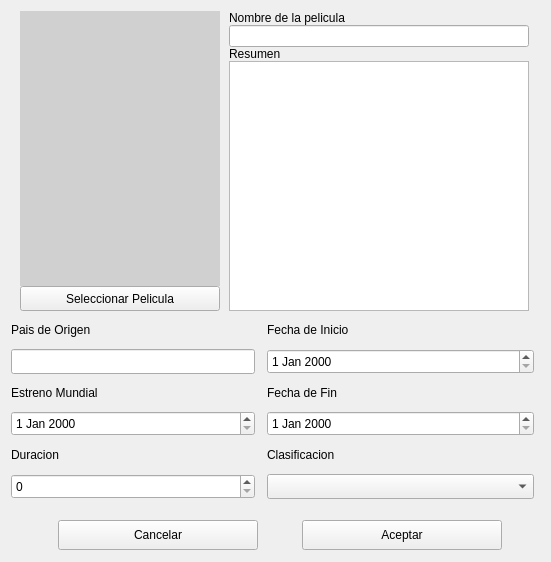
<?xml version="1.0" encoding="UTF-8"?>
<ui version="4.0">
 <class>Form</class>
 <widget class="QWidget" name="Form">
  <property name="geometry">
   <rect>
    <x>0</x>
    <y>0</y>
    <width>551</width>
    <height>562</height>
   </rect>
  </property>
  <property name="windowTitle">
   <string>Form</string>
  </property>
  <layout class="QVBoxLayout" name="verticalLayout">
   <item>
    <widget class="QWidget" name="widget" native="true">
     <property name="maximumSize">
      <size>
       <width>16777215</width>
       <height>600</height>
      </size>
     </property>
     <layout class="QVBoxLayout" name="verticalLayout_2">
      <property name="spacing">
       <number>0</number>
      </property>
      <property name="leftMargin">
       <number>0</number>
      </property>
      <property name="topMargin">
       <number>0</number>
      </property>
      <property name="rightMargin">
       <number>0</number>
      </property>
      <property name="bottomMargin">
       <number>0</number>
      </property>
      <item>
       <widget class="QWidget" name="widget_4" native="true">
        <property name="maximumSize">
         <size>
          <width>16777215</width>
          <height>300</height>
         </size>
        </property>
        <layout class="QHBoxLayout" name="horizontalLayout">
         <property name="spacing">
          <number>0</number>
         </property>
         <property name="leftMargin">
          <number>0</number>
         </property>
         <property name="topMargin">
          <number>0</number>
         </property>
         <property name="rightMargin">
          <number>0</number>
         </property>
         <property name="bottomMargin">
          <number>0</number>
         </property>
         <item>
          <widget class="QWidget" name="widget_5" native="true">
           <property name="maximumSize">
            <size>
             <width>200</width>
             <height>16777215</height>
            </size>
           </property>
           <layout class="QVBoxLayout" name="verticalLayout_3">
            <property name="spacing">
             <number>0</number>
            </property>
            <property name="leftMargin">
             <number>0</number>
            </property>
            <property name="topMargin">
             <number>0</number>
            </property>
            <property name="rightMargin">
             <number>0</number>
            </property>
            <property name="bottomMargin">
             <number>0</number>
            </property>
            <item>
             <widget class="QLabel" name="label_peli">
              <property name="styleSheet">
               <string notr="true">background-color:rgb(208, 208, 208)</string>
              </property>
              <property name="text">
               <string/>
              </property>
             </widget>
            </item>
            <item>
             <widget class="QPushButton" name="btn_seleccionar_pelicula">
              <property name="minimumSize">
               <size>
                <width>0</width>
                <height>25</height>
               </size>
              </property>
              <property name="text">
               <string>Seleccionar Pelicula</string>
              </property>
             </widget>
            </item>
           </layout>
          </widget>
         </item>
         <item>
          <widget class="QWidget" name="widget_6" native="true">
           <property name="maximumSize">
            <size>
             <width>300</width>
             <height>16777215</height>
            </size>
           </property>
           <layout class="QVBoxLayout" name="verticalLayout_4">
            <property name="spacing">
             <number>0</number>
            </property>
            <property name="leftMargin">
             <number>0</number>
            </property>
            <property name="topMargin">
             <number>0</number>
            </property>
            <property name="rightMargin">
             <number>0</number>
            </property>
            <property name="bottomMargin">
             <number>0</number>
            </property>
            <item>
             <widget class="QLabel" name="label">
              <property name="styleSheet">
               <string notr="true">font: 11pt &quot;MS Shell Dlg 2&quot;;</string>
              </property>
              <property name="text">
               <string>Nombre de la pelicula</string>
              </property>
             </widget>
            </item>
            <item>
             <widget class="QLineEdit" name="nombre_pelicula"/>
            </item>
            <item>
             <widget class="QLabel" name="label_2">
              <property name="styleSheet">
               <string notr="true">font: 11pt &quot;MS Shell Dlg 2&quot;;</string>
              </property>
              <property name="text">
               <string>Resumen</string>
              </property>
             </widget>
            </item>
            <item>
             <widget class="QTextEdit" name="textEdit_Resumen"/>
            </item>
           </layout>
          </widget>
         </item>
        </layout>
       </widget>
      </item>
      <item>
       <widget class="QWidget" name="widget_3" native="true">
        <property name="maximumSize">
         <size>
          <width>16777215</width>
          <height>300</height>
         </size>
        </property>
        <layout class="QHBoxLayout" name="horizontalLayout_3">
         <property name="spacing">
          <number>0</number>
         </property>
         <property name="leftMargin">
          <number>0</number>
         </property>
         <property name="topMargin">
          <number>0</number>
         </property>
         <property name="rightMargin">
          <number>0</number>
         </property>
         <property name="bottomMargin">
          <number>0</number>
         </property>
         <item>
          <widget class="QWidget" name="widget_7" native="true">
           <property name="minimumSize">
            <size>
             <width>0</width>
             <height>0</height>
            </size>
           </property>
           <property name="maximumSize">
            <size>
             <width>250</width>
             <height>16777215</height>
            </size>
           </property>
           <layout class="QVBoxLayout" name="verticalLayout_7">
            <property name="spacing">
             <number>6</number>
            </property>
            <property name="leftMargin">
             <number>0</number>
            </property>
            <property name="topMargin">
             <number>6</number>
            </property>
            <property name="rightMargin">
             <number>6</number>
            </property>
            <property name="bottomMargin">
             <number>6</number>
            </property>
            <item>
             <widget class="QLabel" name="label_4">
              <property name="styleSheet">
               <string notr="true">font: 11pt &quot;MS Shell Dlg 2&quot;;</string>
              </property>
              <property name="text">
               <string>Pais de Origen</string>
              </property>
             </widget>
            </item>
            <item>
             <widget class="QLineEdit" name="lineEdit_pais_origen">
              <property name="minimumSize">
               <size>
                <width>0</width>
                <height>25</height>
               </size>
              </property>
             </widget>
            </item>
            <item>
             <widget class="QLabel" name="label_5">
              <property name="styleSheet">
               <string notr="true">font: 11pt &quot;MS Shell Dlg 2&quot;;</string>
              </property>
              <property name="text">
               <string>Estreno Mundial</string>
              </property>
             </widget>
            </item>
            <item>
             <widget class="QDateEdit" name="dateEdit_estreno_mundial">
              <property name="minimumSize">
               <size>
                <width>100</width>
                <height>25</height>
               </size>
              </property>
             </widget>
            </item>
            <item>
             <widget class="QLabel" name="label_6">
              <property name="styleSheet">
               <string notr="true">font: 11pt &quot;MS Shell Dlg 2&quot;;</string>
              </property>
              <property name="text">
               <string>Duracion</string>
              </property>
             </widget>
            </item>
            <item>
             <widget class="QSpinBox" name="duracion">
              <property name="minimumSize">
               <size>
                <width>25</width>
                <height>25</height>
               </size>
              </property>
             </widget>
            </item>
           </layout>
          </widget>
         </item>
         <item>
          <widget class="QWidget" name="widget_8" native="true">
           <layout class="QVBoxLayout" name="verticalLayout_6">
            <property name="spacing">
             <number>6</number>
            </property>
            <property name="leftMargin">
             <number>6</number>
            </property>
            <property name="topMargin">
             <number>6</number>
            </property>
            <property name="rightMargin">
             <number>6</number>
            </property>
            <property name="bottomMargin">
             <number>6</number>
            </property>
            <item>
             <widget class="QLabel" name="label_8">
              <property name="styleSheet">
               <string notr="true">font: 11pt &quot;MS Shell Dlg 2&quot;;</string>
              </property>
              <property name="text">
               <string>Fecha de Inicio</string>
              </property>
             </widget>
            </item>
            <item>
             <widget class="QDateEdit" name="dateEdit_fecha_inicio">
              <property name="minimumSize">
               <size>
                <width>100</width>
                <height>25</height>
               </size>
              </property>
             </widget>
            </item>
            <item>
             <widget class="QLabel" name="label_9">
              <property name="styleSheet">
               <string notr="true">font: 11pt &quot;MS Shell Dlg 2&quot;;</string>
              </property>
              <property name="text">
               <string>Fecha de Fin</string>
              </property>
             </widget>
            </item>
            <item>
             <widget class="QDateEdit" name="dateEdit_fecha_fin">
              <property name="minimumSize">
               <size>
                <width>0</width>
                <height>25</height>
               </size>
              </property>
             </widget>
            </item>
            <item>
             <widget class="QLabel" name="label_7">
              <property name="styleSheet">
               <string notr="true">font: 11pt &quot;MS Shell Dlg 2&quot;;</string>
              </property>
              <property name="text">
               <string>Clasificacion</string>
              </property>
             </widget>
            </item>
            <item>
             <widget class="QComboBox" name="clasificacion">
              <property name="minimumSize">
               <size>
                <width>0</width>
                <height>25</height>
               </size>
              </property>
             </widget>
            </item>
           </layout>
          </widget>
         </item>
        </layout>
       </widget>
      </item>
     </layout>
    </widget>
   </item>
   <item>
    <widget class="QWidget" name="widget_2" native="true">
     <property name="maximumSize">
      <size>
       <width>16777215</width>
       <height>40</height>
      </size>
     </property>
     <layout class="QHBoxLayout" name="horizontalLayout_2">
      <item>
       <spacer name="horizontalSpacer_2">
        <property name="orientation">
         <enum>Qt::Horizontal</enum>
        </property>
        <property name="sizeHint" stdset="0">
         <size>
          <width>38</width>
          <height>20</height>
         </size>
        </property>
       </spacer>
      </item>
      <item>
       <widget class="QPushButton" name="btn_cancelar">
        <property name="minimumSize">
         <size>
          <width>200</width>
          <height>30</height>
         </size>
        </property>
        <property name="sizeIncrement">
         <size>
          <width>0</width>
          <height>0</height>
         </size>
        </property>
        <property name="text">
         <string>Cancelar</string>
        </property>
       </widget>
      </item>
      <item>
       <spacer name="horizontalSpacer">
        <property name="orientation">
         <enum>Qt::Horizontal</enum>
        </property>
        <property name="sizeHint" stdset="0">
         <size>
          <width>38</width>
          <height>20</height>
         </size>
        </property>
       </spacer>
      </item>
      <item>
       <widget class="QPushButton" name="btn_aceptar">
        <property name="minimumSize">
         <size>
          <width>200</width>
          <height>30</height>
         </size>
        </property>
        <property name="sizeIncrement">
         <size>
          <width>0</width>
          <height>0</height>
         </size>
        </property>
        <property name="text">
         <string>Aceptar</string>
        </property>
       </widget>
      </item>
      <item>
       <spacer name="horizontalSpacer_3">
        <property name="orientation">
         <enum>Qt::Horizontal</enum>
        </property>
        <property name="sizeHint" stdset="0">
         <size>
          <width>29</width>
          <height>19</height>
         </size>
        </property>
       </spacer>
      </item>
     </layout>
    </widget>
   </item>
  </layout>
 </widget>
 <resources/>
 <connections/>
</ui>
